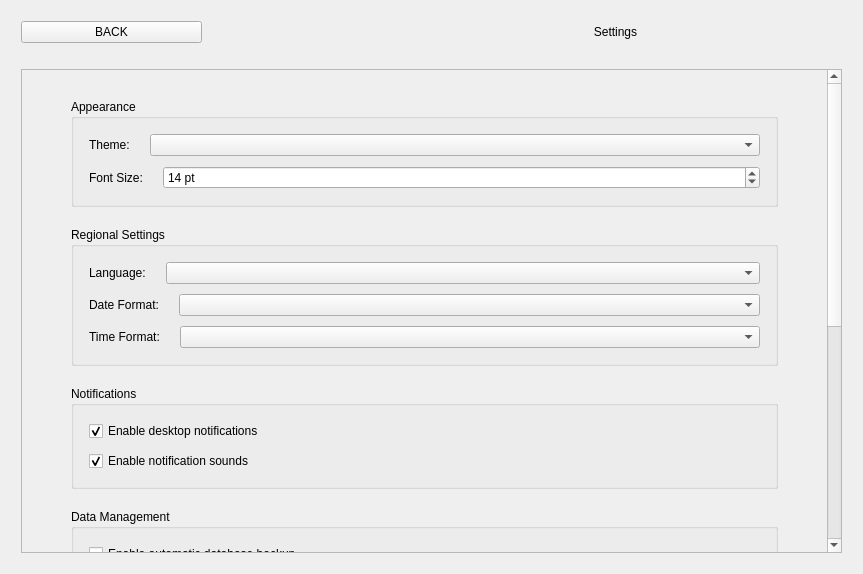
<?xml version="1.0" encoding="UTF-8"?>
<ui version="4.0">
 <class>Form</class>
 <widget class="QWidget" name="Form">
  <property name="geometry">
   <rect>
    <x>0</x>
    <y>0</y>
    <width>863</width>
    <height>574</height>
   </rect>
  </property>
  <property name="windowTitle">
   <string>Form</string>
  </property>
  <layout class="QVBoxLayout" name="verticalLayout_2">
   <item>
    <layout class="QVBoxLayout" name="main" stretch="1,12">
     <item>
      <layout class="QHBoxLayout" name="top" stretch="2,2,5">
       <property name="spacing">
        <number>5</number>
       </property>
       <property name="leftMargin">
        <number>10</number>
       </property>
       <property name="topMargin">
        <number>10</number>
       </property>
       <property name="rightMargin">
        <number>10</number>
       </property>
       <property name="bottomMargin">
        <number>10</number>
       </property>
       <item>
        <widget class="QPushButton" name="back">
         <property name="text">
          <string>BACK</string>
         </property>
        </widget>
       </item>
       <item>
        <spacer name="horizontalSpacer">
         <property name="orientation">
          <enum>Qt::Horizontal</enum>
         </property>
         <property name="sizeHint" stdset="0">
          <size>
           <width>40</width>
           <height>20</height>
          </size>
         </property>
        </spacer>
       </item>
       <item>
        <widget class="QLabel" name="title">
         <property name="text">
          <string>Settings</string>
         </property>
         <property name="alignment">
          <set>Qt::AlignCenter</set>
         </property>
        </widget>
       </item>
      </layout>
     </item>
     <item>
      <layout class="QVBoxLayout" name="settings_layout">
       <property name="spacing">
        <number>10</number>
       </property>
       <property name="leftMargin">
        <number>10</number>
       </property>
       <property name="topMargin">
        <number>10</number>
       </property>
       <property name="rightMargin">
        <number>10</number>
       </property>
       <property name="bottomMargin">
        <number>10</number>
       </property>
       <item>
        <widget class="QScrollArea" name="scrollArea">
         <property name="widgetResizable">
          <bool>true</bool>
         </property>
         <widget class="QWidget" name="scrollAreaWidgetContents">
          <property name="geometry">
           <rect>
            <x>0</x>
            <y>0</y>
            <width>821</width>
            <height>482</height>
           </rect>
          </property>
          <layout class="QVBoxLayout" name="verticalLayout_3">
           <item>
            <layout class="QVBoxLayout" name="content" stretch="0,0,0,0,0,0,0,0,0,1">
             <property name="spacing">
              <number>20</number>
             </property>
             <property name="leftMargin">
              <number>40</number>
             </property>
             <property name="topMargin">
              <number>20</number>
             </property>
             <property name="rightMargin">
              <number>40</number>
             </property>
             <property name="bottomMargin">
              <number>20</number>
             </property>
             <item>
              <widget class="QGroupBox" name="appearance_group">
               <property name="title">
                <string>Appearance</string>
               </property>
               <layout class="QVBoxLayout" name="verticalLayout_4">
                <property name="spacing">
                 <number>10</number>
                </property>
                <property name="leftMargin">
                 <number>15</number>
                </property>
                <property name="topMargin">
                 <number>15</number>
                </property>
                <property name="rightMargin">
                 <number>15</number>
                </property>
                <property name="bottomMargin">
                 <number>15</number>
                </property>
                <item>
                 <layout class="QFormLayout" name="theme_layout">
                  <property name="horizontalSpacing">
                   <number>20</number>
                  </property>
                  <property name="verticalSpacing">
                   <number>10</number>
                  </property>
                  <item row="0" column="0">
                   <widget class="QLabel" name="theme_label">
                    <property name="text">
                     <string>Theme:</string>
                    </property>
                   </widget>
                  </item>
                  <item row="0" column="1">
                   <widget class="QComboBox" name="theme_selection">
                    <property name="minimumSize">
                     <size>
                      <width>250</width>
                      <height>0</height>
                     </size>
                    </property>
                   </widget>
                  </item>
                 </layout>
                </item>
                <item>
                 <layout class="QFormLayout" name="font_size_layout">
                  <property name="horizontalSpacing">
                   <number>20</number>
                  </property>
                  <property name="verticalSpacing">
                   <number>10</number>
                  </property>
                  <item row="0" column="0">
                   <widget class="QLabel" name="font_size_label">
                    <property name="text">
                     <string>Font Size:</string>
                    </property>
                   </widget>
                  </item>
                  <item row="0" column="1">
                   <widget class="QSpinBox" name="font_size_spinbox">
                    <property name="minimumSize">
                     <size>
                      <width>250</width>
                      <height>0</height>
                     </size>
                    </property>
                    <property name="suffix">
                     <string> pt</string>
                    </property>
                    <property name="minimum">
                     <number>8</number>
                    </property>
                    <property name="maximum">
                     <number>24</number>
                    </property>
                    <property name="value">
                     <number>14</number>
                    </property>
                   </widget>
                  </item>
                 </layout>
                </item>
               </layout>
              </widget>
             </item>
             <item>
              <widget class="QGroupBox" name="regional_group">
               <property name="title">
                <string>Regional Settings</string>
               </property>
               <layout class="QVBoxLayout" name="verticalLayout_5">
                <property name="spacing">
                 <number>10</number>
                </property>
                <property name="leftMargin">
                 <number>15</number>
                </property>
                <property name="topMargin">
                 <number>15</number>
                </property>
                <property name="rightMargin">
                 <number>15</number>
                </property>
                <property name="bottomMargin">
                 <number>15</number>
                </property>
                <item>
                 <layout class="QFormLayout" name="language_layout">
                  <property name="horizontalSpacing">
                   <number>20</number>
                  </property>
                  <property name="verticalSpacing">
                   <number>10</number>
                  </property>
                  <item row="0" column="0">
                   <widget class="QLabel" name="language_label">
                    <property name="text">
                     <string>Language:</string>
                    </property>
                   </widget>
                  </item>
                  <item row="0" column="1">
                   <widget class="QComboBox" name="language_selection">
                    <property name="minimumSize">
                     <size>
                      <width>250</width>
                      <height>0</height>
                     </size>
                    </property>
                   </widget>
                  </item>
                 </layout>
                </item>
                <item>
                 <layout class="QFormLayout" name="date_format_layout">
                  <property name="horizontalSpacing">
                   <number>20</number>
                  </property>
                  <property name="verticalSpacing">
                   <number>10</number>
                  </property>
                  <item row="0" column="0">
                   <widget class="QLabel" name="date_format_label">
                    <property name="text">
                     <string>Date Format:</string>
                    </property>
                   </widget>
                  </item>
                  <item row="0" column="1">
                   <widget class="QComboBox" name="date_format_selection">
                    <property name="minimumSize">
                     <size>
                      <width>250</width>
                      <height>0</height>
                     </size>
                    </property>
                   </widget>
                  </item>
                 </layout>
                </item>
                <item>
                 <layout class="QFormLayout" name="time_format_layout">
                  <property name="horizontalSpacing">
                   <number>20</number>
                  </property>
                  <property name="verticalSpacing">
                   <number>10</number>
                  </property>
                  <item row="0" column="0">
                   <widget class="QLabel" name="time_format_label">
                    <property name="text">
                     <string>Time Format:</string>
                    </property>
                   </widget>
                  </item>
                  <item row="0" column="1">
                   <widget class="QComboBox" name="time_format_selection">
                    <property name="minimumSize">
                     <size>
                      <width>250</width>
                      <height>0</height>
                     </size>
                    </property>
                   </widget>
                  </item>
                 </layout>
                </item>
               </layout>
              </widget>
             </item>
             <item>
              <widget class="QGroupBox" name="notifications_group">
               <property name="title">
                <string>Notifications</string>
               </property>
               <layout class="QVBoxLayout" name="verticalLayout_6">
                <property name="spacing">
                 <number>10</number>
                </property>
                <property name="leftMargin">
                 <number>15</number>
                </property>
                <property name="topMargin">
                 <number>15</number>
                </property>
                <property name="rightMargin">
                 <number>15</number>
                </property>
                <property name="bottomMargin">
                 <number>15</number>
                </property>
                <item>
                 <widget class="QCheckBox" name="enable_notifications">
                  <property name="text">
                   <string>Enable desktop notifications</string>
                  </property>
                  <property name="checked">
                   <bool>true</bool>
                  </property>
                 </widget>
                </item>
                <item>
                 <widget class="QCheckBox" name="enable_sound">
                  <property name="text">
                   <string>Enable notification sounds</string>
                  </property>
                  <property name="checked">
                   <bool>true</bool>
                  </property>
                 </widget>
                </item>
               </layout>
              </widget>
             </item>
             <item>
              <widget class="QGroupBox" name="data_group">
               <property name="title">
                <string>Data Management</string>
               </property>
               <layout class="QVBoxLayout" name="verticalLayout_7">
                <property name="spacing">
                 <number>10</number>
                </property>
                <property name="leftMargin">
                 <number>15</number>
                </property>
                <property name="topMargin">
                 <number>15</number>
                </property>
                <property name="rightMargin">
                 <number>15</number>
                </property>
                <property name="bottomMargin">
                 <number>15</number>
                </property>
                <item>
                 <widget class="QCheckBox" name="auto_backup">
                  <property name="text">
                   <string>Enable automatic database backup</string>
                  </property>
                  <property name="checked">
                   <bool>false</bool>
                  </property>
                 </widget>
                </item>
                <item>
                 <layout class="QHBoxLayout" name="backup_buttons_layout">
                  <property name="spacing">
                   <number>10</number>
                  </property>
                  <item>
                   <widget class="QPushButton" name="backup_now_btn">
                    <property name="text">
                     <string>Backup Now</string>
                    </property>
                   </widget>
                  </item>
                  <item>
                   <widget class="QPushButton" name="restore_backup_btn">
                    <property name="text">
                     <string>Restore Backup</string>
                    </property>
                   </widget>
                  </item>
                  <item>
                   <spacer name="backup_spacer">
                    <property name="orientation">
                     <enum>Qt::Horizontal</enum>
                    </property>
                    <property name="sizeHint" stdset="0">
                     <size>
                      <width>40</width>
                      <height>20</height>
                     </size>
                    </property>
                   </spacer>
                  </item>
                 </layout>
                </item>
               </layout>
              </widget>
             </item>
             <item>
              <widget class="QGroupBox" name="academic_group">
               <property name="title">
                <string>Academic Defaults</string>
               </property>
               <layout class="QVBoxLayout" name="verticalLayout_8">
                <property name="spacing">
                 <number>10</number>
                </property>
                <property name="leftMargin">
                 <number>15</number>
                </property>
                <property name="topMargin">
                 <number>15</number>
                </property>
                <property name="rightMargin">
                 <number>15</number>
                </property>
                <property name="bottomMargin">
                 <number>15</number>
                </property>
                <item>
                 <layout class="QFormLayout" name="default_semester_layout">
                  <property name="horizontalSpacing">
                   <number>20</number>
                  </property>
                  <property name="verticalSpacing">
                   <number>10</number>
                  </property>
                  <item row="0" column="0">
                   <widget class="QLabel" name="default_semester_label">
                    <property name="text">
                     <string>Default Semester:</string>
                    </property>
                   </widget>
                  </item>
                  <item row="0" column="1">
                   <widget class="QComboBox" name="default_semester_selection">
                    <property name="minimumSize">
                     <size>
                      <width>250</width>
                      <height>0</height>
                     </size>
                    </property>
                   </widget>
                  </item>
                 </layout>
                </item>
                <item>
                 <layout class="QFormLayout" name="academic_year_layout">
                  <property name="horizontalSpacing">
                   <number>20</number>
                  </property>
                  <property name="verticalSpacing">
                   <number>10</number>
                  </property>
                  <item row="0" column="0">
                   <widget class="QLabel" name="academic_year_label">
                    <property name="text">
                     <string>Academic Year:</string>
                    </property>
                   </widget>
                  </item>
                  <item row="0" column="1">
                   <widget class="QComboBox" name="academic_year_selection">
                    <property name="minimumSize">
                     <size>
                      <width>250</width>
                      <height>0</height>
                     </size>
                    </property>
                   </widget>
                  </item>
                 </layout>
                </item>
               </layout>
              </widget>
             </item>
             <item>
              <widget class="QGroupBox" name="advanced_group">
               <property name="title">
                <string>Advanced</string>
               </property>
               <layout class="QVBoxLayout" name="verticalLayout_9">
                <property name="spacing">
                 <number>10</number>
                </property>
                <property name="leftMargin">
                 <number>15</number>
                </property>
                <property name="topMargin">
                 <number>15</number>
                </property>
                <property name="rightMargin">
                 <number>15</number>
                </property>
                <property name="bottomMargin">
                 <number>15</number>
                </property>
                <item>
                 <layout class="QFormLayout" name="rows_per_page_layout">
                  <property name="horizontalSpacing">
                   <number>20</number>
                  </property>
                  <property name="verticalSpacing">
                   <number>10</number>
                  </property>
                  <item row="0" column="0">
                   <widget class="QLabel" name="rows_per_page_label">
                    <property name="text">
                     <string>Table Rows Per Page:</string>
                    </property>
                   </widget>
                  </item>
                  <item row="0" column="1">
                   <widget class="QSpinBox" name="rows_per_page_spinbox">
                    <property name="minimumSize">
                     <size>
                      <width>250</width>
                      <height>0</height>
                     </size>
                    </property>
                    <property name="minimum">
                     <number>10</number>
                    </property>
                    <property name="maximum">
                     <number>100</number>
                    </property>
                    <property name="singleStep">
                     <number>10</number>
                    </property>
                    <property name="value">
                     <number>50</number>
                    </property>
                   </widget>
                  </item>
                 </layout>
                </item>
                <item>
                 <widget class="QCheckBox" name="confirm_delete">
                  <property name="text">
                   <string>Confirm before deleting records</string>
                  </property>
                  <property name="checked">
                   <bool>true</bool>
                  </property>
                 </widget>
                </item>
               </layout>
              </widget>
             </item>
             <item>
              <layout class="QHBoxLayout" name="reset_layout">
               <property name="spacing">
                <number>10</number>
               </property>
               <item>
                <spacer name="reset_spacer">
                 <property name="orientation">
                  <enum>Qt::Horizontal</enum>
                 </property>
                 <property name="sizeHint" stdset="0">
                  <size>
                   <width>40</width>
                   <height>20</height>
                  </size>
                 </property>
                </spacer>
               </item>
               <item>
                <widget class="QPushButton" name="reset_defaults_btn">
                 <property name="text">
                  <string>Reset to Defaults</string>
                 </property>
                </widget>
               </item>
              </layout>
             </item>
             <item>
              <widget class="QLabel" name="status_label">
               <property name="text">
                <string/>
               </property>
               <property name="alignment">
                <set>Qt::AlignCenter</set>
               </property>
              </widget>
             </item>
             <item>
              <spacer name="bottom_spacer">
               <property name="orientation">
                <enum>Qt::Vertical</enum>
               </property>
               <property name="sizeHint" stdset="0">
                <size>
                 <width>20</width>
                 <height>40</height>
                </size>
               </property>
              </spacer>
             </item>
            </layout>
           </item>
          </layout>
         </widget>
        </widget>
       </item>
      </layout>
     </item>
    </layout>
   </item>
  </layout>
 </widget>
 <resources/>
 <connections/>
</ui>
